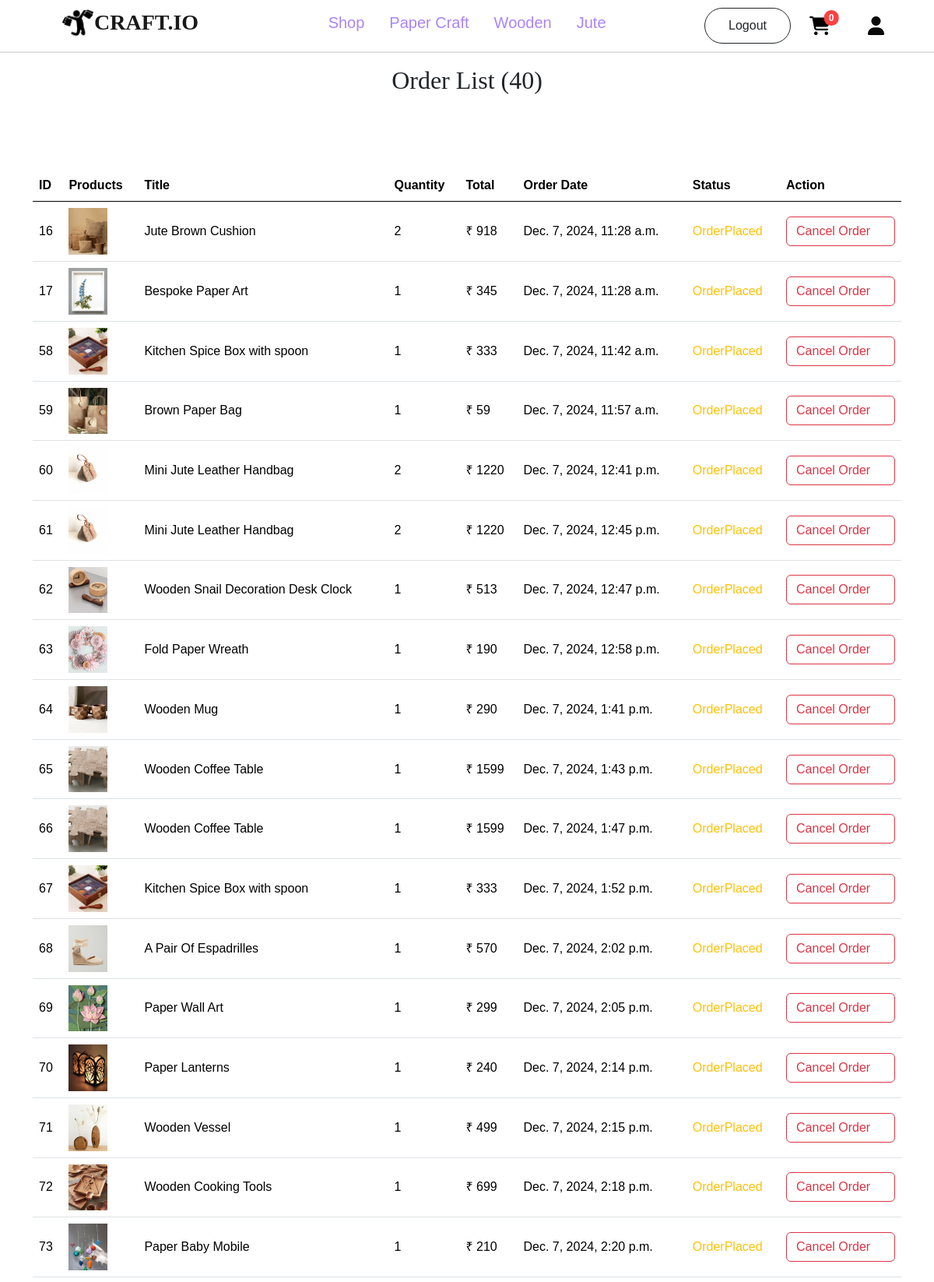
Page /customer/orderlist (signed in, upper part) on the committed database.
### account/models.py (models this page shows, shortened)
class Orders(models.Model):
    id = models.IntegerField(primary_key=True)
    product = models.ForeignKey(Productss, on_delete=models.CASCADE)
    user = models.ForeignKey(User, on_delete=models.CASCADE)
    datatime = models.DateTimeField(auto_now_add=True)
    quantity = models.IntegerField()
    total = models.IntegerField()
    options = (
        ('OrderPlaced', 'OrderPlaced'),
        ('Shipped', 'Shipped'),
        ('OutForDelivery', 'OutForDelivery'),
        ('Delivered', 'Delivered'),
        ('cancelled', 'cancelled')
    )
    status = models.CharField(max_length=100, default='OrderPlaced', choices=options)

class Productss(models.Model):
    title=models.CharField(max_length=100)
    description=models.CharField(max_length=500)
    price=models.IntegerField()
    offerprice=models.IntegerField()
    image=models.ImageField(upload_to='product_images')
    stock=models.IntegerField()
    ShippingFee=models.CharField(max_length=100,default='Free')
    created_at = models.DateTimeField(default=timezone.now)
    options=(
        ('PaperCraft','PaperCraft'),
        ('Wooden','Wooden'),
        ('Jute','Jute'),
    )
    category=models.CharField(max_length=100,choices=options)

### customer/views.py (the view)
# urls.py: path('orderlist', OrderListView.as_view(), name='orderlist'),
@method_decorator(decorator=decorators, name='dispatch')
class OrderListView(ListView):
    template_name = 'orderlist.html'
    context_object_name = 'orders'
    def get_queryset(self):
        return Orders.objects.filter(user=self.request.user)

### customer/context_processors.py (called while the page is built)
def item_count(request):
    if request.user.is_authenticated:
        cart_count=Cart.objects.filter(user=request.user).count()
        wishlist_count=Wishlist.objects.filter(user=request.user).count()
        order_count=Orders.objects.filter(user=request.user).count()
        return {'cart':cart_count,'wishlist':wishlist_count,'order':order_count}
    else:
        return {"cart":0,'wishlist':0,"order":0}

### customer/views.py (called while the page is built)
def signin_required(fn):
    def inner(request, *args, **kw):
        if request.user.is_authenticated:
            return fn(request, *args, **kw)
        else:
            messages.error(request, 'Please login First!!')
            return redirect('login')
    return inner

### customer/templates/orderlist.html (shortened to what this page needs)
{% extends 'navbar.html' %}
{% block content %}
<h2 class="text-center my-3" style="font-family:Cambria, Cochin, Georgia, Times, 'Times New Roman', serif;">Order List ({{ orders.count }})</h2>
{% if orders %}
<div class="container mt-5 mb-5">
    <div class="table-responsive" style="width: 100%; margin: 0 auto;">
        <table class="table mt-5">
            <thead>
                <tr>
                    <th>ID</th>
                    <th>Products</th>
                    <th>Title</th>
                    <th>Quantity</th>
                    <th>Total</th>
                    <th>Order Date</th>
                    <th>Status</th>
                    <th>Action</th>
                </tr>
            </thead>
            <tbody>
                {% for i in orders %}
                <tr class="align-middle">
                    <td>{{ i.id }}</td>
                    <td>
                        <a href="{% url 'pdetail' i.product.id %}">
                            <img src="{{ i.product.image.url }}" alt="{{ i.product.title }}" class="img-fluid" height="50px" width="50px">
                        </a>
                    </td>
                    <td>{{ i.product.title }}</td>
                    <td>{{ i.quantity }}</td>
                    <td>&#8377; {{ i.total }}</td>
                    <td>{{ i.datatime }}</td>
                    <td>
                        {% if i.status == 'OrderPlaced' %}
                        <span class="text-warning">{{ i.status }}</span>
                        {% elif i.status == 'Shipped' %}
                        <span class="text-info">{{ i.status }}</span>
                        {% elif i.status == 'OutForDelivery' %}
                        <span class="text-primary">{{ i.status }}</span>
                        {% elif i.status == 'Delivered' %}
                        <span class="text-success">{{ i.status }}</span>
                        {% elif i.status == 'cancelled' %}
                        <span class="text-danger fw-bolder">{{ i.status }}</span>
                        {% endif %}
                    </td>
                    <td>
                        {% if i.status == 'OrderPlaced' %}
                        <a href="{% url 'corder' i.id %}" onclick="return confirm('Are you sure?')" class="btn btn-outline-danger">Cancel Order</a>
                        {% endif %}
                    </td>
                </tr>
                {% endfor %}
            </tbody>
        </table>
    </div>
</div>
{% else %}
<div style="display: flex; justify-content: center; align-items: center; height: 80vh; margin-top: 30px;">
    <img src="https://i.pinimg.com/originals/f6/e4/64/f6e464230662e7fa4c6a4afb92631aed.png" class="img-fluid rounded-top" alt="No orders found">
</div>
{% endif %}
{% endblock content %}

### customer/templates/navbar.html (style rules this page uses)
* { font-family: 'Parkinsans', sans-serif; }
.form-control, .btn { display: flex; align-items: center; }

### rows in the picture
Orders: id "16", product.image (picture), product "Jute Brown Cushion", quantity "2", total "918", datatime "Dec. 7, 2024, 11:28 a.m.", status "OrderPlaced", shows "Cancel Order"
Orders: id "17", product.image (picture), product "Bespoke Paper Art", quantity "1", total "345", datatime "Dec. 7, 2024, 11:28 a.m.", status "OrderPlaced", shows "Cancel Order"
Orders: id "58", product.image (picture), product "Kitchen Spice Box with spoon", quantity "1", total "333", datatime "Dec. 7, 2024, 11:42 a.m.", status "OrderPlaced", shows "Cancel Order"
Orders: id "59", product.image (picture), product "Brown Paper Bag", quantity "1", total "59", datatime "Dec. 7, 2024, 11:57 a.m.", status "OrderPlaced", shows "Cancel Order"
Orders: id "60", product.image (picture), product "Mini Jute Leather Handbag", quantity "2", total "1220", datatime "Dec. 7, 2024, 12:41 p.m.", status "OrderPlaced", shows "Cancel Order"
Orders: id "61", product.image (picture), product "Mini Jute Leather Handbag", quantity "2", total "1220", datatime "Dec. 7, 2024, 12:45 p.m.", status "OrderPlaced", shows "Cancel Order"
Orders: id "62", product.image (picture), product "Wooden Snail Decoration Desk Clock", quantity "1", total "513", datatime "Dec. 7, 2024, 12:47 p.m.", status "OrderPlaced", shows "Cancel Order"
Orders: id "63", product.image (picture), product "Fold Paper Wreath", quantity "1", total "190", datatime "Dec. 7, 2024, 12:58 p.m.", status "OrderPlaced", shows "Cancel Order"
Orders: id "64", product.image (picture), product "Wooden Mug", quantity "1", total "290", datatime "Dec. 7, 2024, 1:41 p.m.", status "OrderPlaced", shows "Cancel Order"
Orders: id "65", product.image (picture), product "Wooden Coffee Table", quantity "1", total "1599", datatime "Dec. 7, 2024, 1:43 p.m.", status "OrderPlaced", shows "Cancel Order"
Orders: id "66", product.image (picture), product "Wooden Coffee Table", quantity "1", total "1599", datatime "Dec. 7, 2024, 1:47 p.m.", status "OrderPlaced", shows "Cancel Order"
Orders: id "67", product.image (picture), product "Kitchen Spice Box with spoon", quantity "1", total "333", datatime "Dec. 7, 2024, 1:52 p.m.", status "OrderPlaced", shows "Cancel Order"
Orders: id "68", product.image (picture), product "A Pair Of Espadrilles", quantity "1", total "570", datatime "Dec. 7, 2024, 2:02 p.m.", status "OrderPlaced", shows "Cancel Order"
Orders: id "69", product.image (picture), product "Paper Wall Art", quantity "1", total "299", datatime "Dec. 7, 2024, 2:05 p.m.", status "OrderPlaced", shows "Cancel Order"
Orders: id "70", product.image (picture), product "Paper Lanterns", quantity "1", total "240", datatime "Dec. 7, 2024, 2:14 p.m.", status "OrderPlaced", shows "Cancel Order"
Orders: id "71", product.image (picture), product "Wooden Vessel", quantity "1", total "499", datatime "Dec. 7, 2024, 2:15 p.m.", status "OrderPlaced", shows "Cancel Order"
Orders: id "72", product.image (picture), product "Wooden Cooking Tools", quantity "1", total "699", datatime "Dec. 7, 2024, 2:18 p.m.", status "OrderPlaced", shows "Cancel Order"
Orders: id "73", product.image (picture), product "Paper Baby Mobile", quantity "1", total "210", datatime "Dec. 7, 2024, 2:20 p.m.", status "OrderPlaced", shows "Cancel Order"

### other values in the picture
{{ cart }} "0"
{{ orders.count }} "40"
